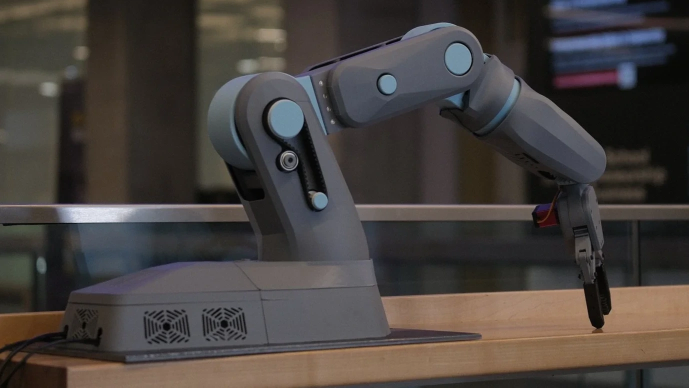
#> input picture _src/axon-v2_web_main-photo.webp, 1377 x 775 px (shown at 1/2 size)
$ python build.py
#> lines starting #> are read from the running program, lines starting #| are printed output that depends on the picture
"""Static site generator for jonathandigiorgio.com.

Run:  python build.py
Writes index.html, projects/<slug>/index.html, 404.html and resized images in assets/img/.
Source images live in _src/. Content lives in content.py.
"""
import html
import os
import re
import shutil

from PIL import Image

import content as C

ROOT = os.path.dirname(os.path.abspath(__file__))
SRC = os.path.join(ROOT, "_src")
OUT_IMG = os.path.join(ROOT, "assets", "img")
SITE = "https://www.jonathandigiorgio.com"

# --------------------------------------------------------------------------- images

_meta = {}


def process_images():
    os.makedirs(OUT_IMG, exist_ok=True)
    wanted = set()
    for key, spec in C.IMAGES.items():
        src = os.path.join(SRC, spec["src"])
        im = Image.open(src).convert("RGB")
#> im is the input picture: PIL image 1377x775 RGB; mean R, G, B 70.9, 65.4, 62.4
        if spec.get("crop"):
            l, t, r, b = spec["crop"]
            W, H = im.size
            im = im.crop((int(l * W), int(t * H), int(r * W), int(b * H)))
        W, H = im.size
#> W = 1377; H = 775
        widths = [w for w in spec.get("widths", (800, 1600)) if w < W]
#> widths = [700, 1100]
        widths.append(min(W, max(spec.get("widths", (800, 1600)))))
        widths = sorted(set(widths))
#> widths = [700, 1100, 1377]
        files = []
        for w in widths:
            name = f"{key}-{w}.webp"
            wanted.add(name)
            path = os.path.join(OUT_IMG, name)
            if not os.path.exists(path) or os.path.getmtime(path) < os.path.getmtime(src) or os.path.getmtime(path) < os.path.getmtime(os.path.join(ROOT, "content.py")):
                h = round(H * w / W)
                im.resize((w, h), Image.LANCZOS).save(path, "WEBP", quality=spec.get("q", 80), method=6)
            files.append((w, name))
#> this loop made 3 passes
#> pass 1, in process_images, `im.resize((w, h), Image.LANCZOS).save(path, "WEBP", quality=spec.get("..`:
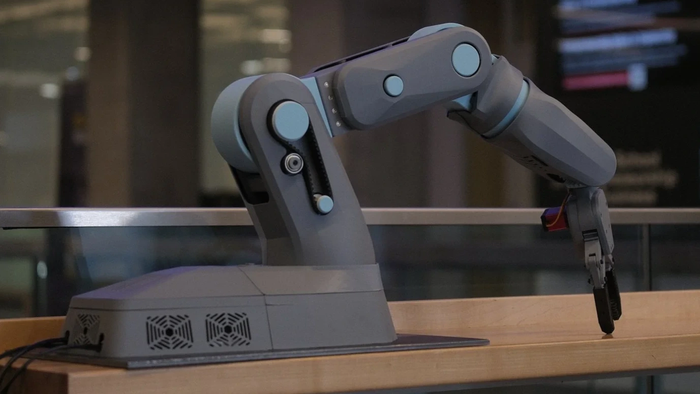
#> saved as hero-700.webp: PIL image 700x394 RGB; mean R, G, B 70.9, 65.4, 62.4
#> after the loop, files = [(700, 'hero-700.webp'), (1100, 'hero-1100.webp'), (1377, 'hero-1377.webp')]; wanted = 3 items
        _meta[key] = {"w": W, "h": H, "files": files}
#> pass 2 of the loop in process_images, `for key, spec in C.IMAGES.items():`:
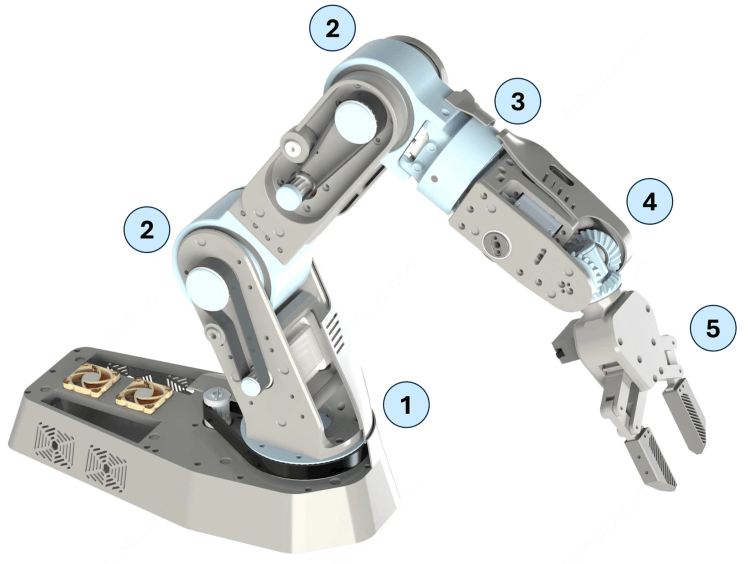
#> input picture _src/axon-v2_web_6dof-labelled.webp, 1500 x 1128 px (shown at 1/2 size)
#> in process_images, im is the input picture: PIL image 1500x1128 RGB; mean R, G, B 224.9, 226.3, 225.4
#> in process_images, `widths = [w for w in spec.get("widths", (800, 1600)) if w < W]`: widths = [800]
#> in process_images, `widths = sorted(set(widths))`: widths = [800, 1500]
#> the loop in process_images, `for w in widths:` made 2 passes
#> (w, name, h) on passes 1 to 2: (800, 'axon-labelled-800.webp', 602), (1500, 'axon-labelled-1500.webp', 1128)
#> pass 1, in process_images, `im.resize((w, h), Image.LANCZOS).save(path, "WEBP", quality=spec.get("..`:
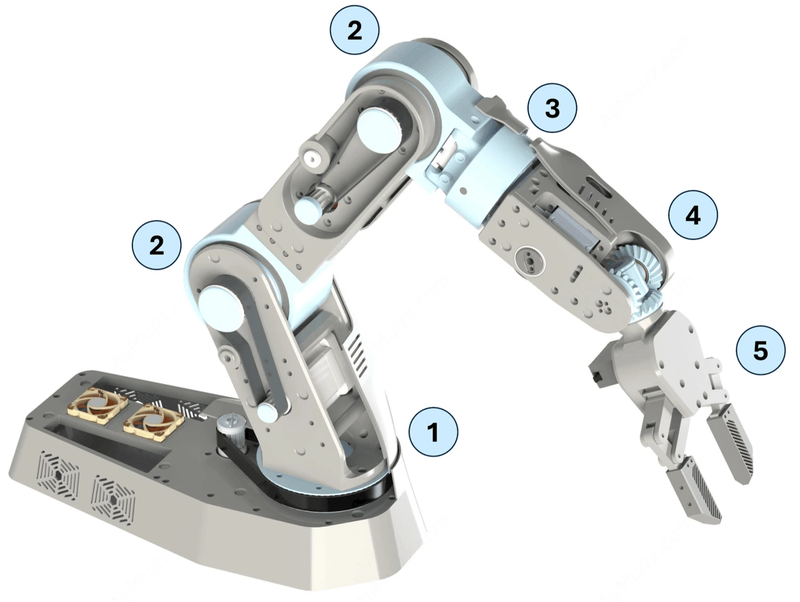
#> saved as axon-labelled-800.webp: PIL image 800x602 RGB; mean R, G, B 224.9, 226.3, 225.4
#> after the loop in process_images, `for w in widths:`: files = [(800, 'axon-labelled-800.webp'), (1500, 'axon-labelled-1500.webp')]; wanted = 5 items
#> pass 3 of the loop in process_images, `for key, spec in C.IMAGES.items():`:
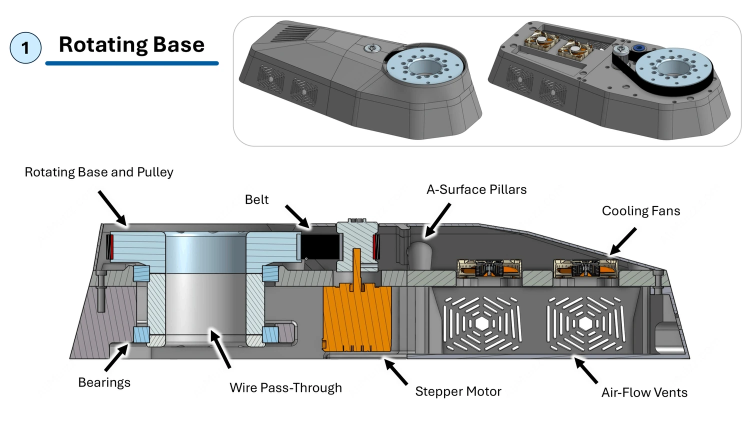
#> input picture _src/axon-v2_web_rotating-base.webp, 1500 x 844 px (shown at 1/2 size)
#> in process_images, im is the input picture: PIL image 1500x844 RGB; mean R, G, B 203.9, 204, 202.8
#> in process_images, `widths = [w for w in spec.get("widths", (800, 1600)) if w < W]`: widths = [800]
#> in process_images, `widths = sorted(set(widths))`: widths = [800, 1500]
#> the loop in process_images, `for w in widths:` made 2 passes
#> (w, name, h) on passes 1 to 2: (800, 'axon-base-800.webp', 450), (1500, 'axon-base-1500.webp', 844)
#> pass 1, in process_images, `im.resize((w, h), Image.LANCZOS).save(path, "WEBP", quality=spec.get("..`:
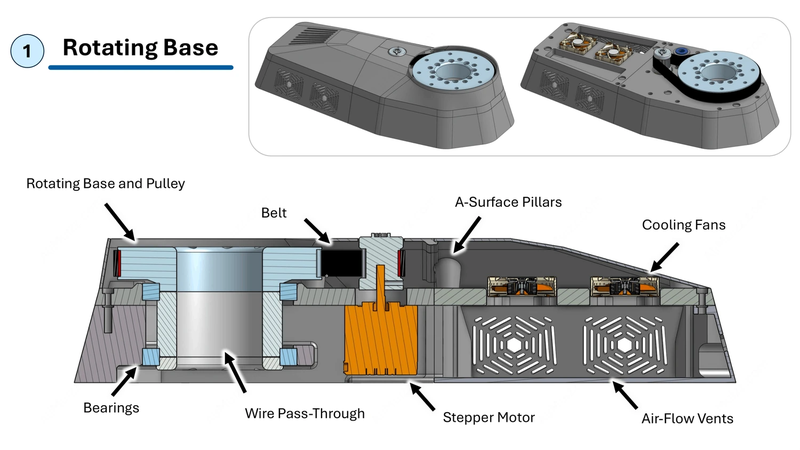
#> saved as axon-base-800.webp: PIL image 800x450 RGB; mean R, G, B 203.8, 203.8, 202.6
#> after the loop in process_images, `for w in widths:`: files = [(800, 'axon-base-800.webp'), (1500, 'axon-base-1500.webp')]; wanted = 7 items
#> the loop made 7 passes; the first 3 are shown
    for f in os.listdir(OUT_IMG):
        if f not in wanted:
            os.remove(os.path.join(OUT_IMG, f))


# [16 lines left out: function img, not called in this run]


def largest(key, prefix=""):
    return f"{prefix}assets/img/{_meta[key]['files'][-1][1]}"


# [11 lines left out: function plate, not called in this run]


# --------------------------------------------------------------------------- layout

FONTS = "https://fonts.googleapis.com/css2?family=Archivo:wdth,wght@62..125,100..900&display=swap"


# [310 lines left out: functions head, header, footer, build_home, build_project, build_404 and 1 more, not called in this run]


if __name__ == "__main__":
#> (the run stopped early here; a loop or call above may not have finished)
